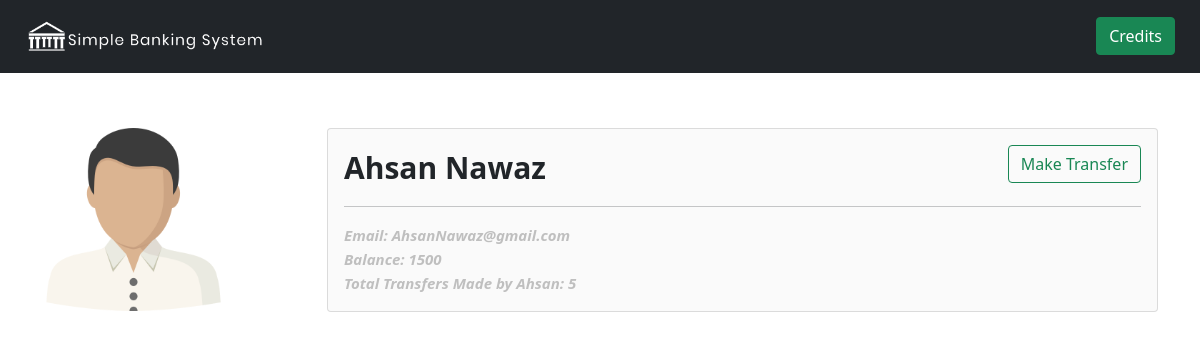
The app's page /customerDetail/2/ with its own data.
### accounts/models.py (models this page shows)
class Customer(models.Model):
    user = models.OneToOneField(User, related_name='userprofile', on_delete=models.CASCADE)
    first_name = models.CharField(max_length=200, null=False, default='')
    last_name = models.CharField(max_length=200, null=True)
    email = models.CharField(max_length=30, default='')
    current_balance = models.IntegerField(default=0)
    total_tranfers = models.IntegerField(default=0)

### accounts/views.py (the view)
# urls.py: path('customerDetail/<str:pk>/', views.customerDetail, name='customerDetail'),
def customerDetail(request, pk):
    customer = Customer.objects.get(pk=pk)
    return render(request, 'accounts/customerDetail.html',{'customer':customer})

### accounts/templates/accounts/customerDetail.html (shortened to what this page needs)
{% load static %}
<!DOCTYPE html>
<html lang="en">
<head>
    <link href="https://cdn.jsdelivr.net/npm/bootstrap@5.0.0/dist/css/bootstrap.min.css" rel="stylesheet">
</head>
<body>
    {% include 'accounts/navbar.html' %}
    <div class="container">
        <div class="row" style="margin-top: 5%;">
            <div class="col-3">
                <img width="70%" src="{% static 'img/profile.png' %}" alt="">
            </div>
            <div class="col-9">
                <div class="card" style="background-color: #fafafa;">
                    <div class="card-body">
                        <strong style="font-size: 30px;">{{customer.first_name}} {{customer.last_name}}</strong>
                        <a class="btn btn-outline-success " style="float:right;" href="{% url 'createTransfers' customer.id %}">Make Transfer</a> <br> <hr>
                        <small style="color: #bfbfbf;font-weight: bolder; font-style: italic; font-size: 15px;">Email: {{customer.email}}</small> <br>
                        <small style="color: #bfbfbf;font-weight: bolder; font-style: italic;font-size: 15px;">Balance: {{customer.current_balance}}</small> <br>
                        <small style="color: #bfbfbf;font-weight: bolder; font-style: italic;font-size: 15px;">Total Transfers Made by {{customer.first_name}}: {{customer.total_tranfers}}</small>
                    </div>
                </div>
            </div>
        </div>
    </div>
</body>
</html>

### records on screen
Customer: first_name "Ahsan", last_name "Nawaz", email "AhsanNawaz@gmail.com", current_balance "1500", total_tranfers "5"
